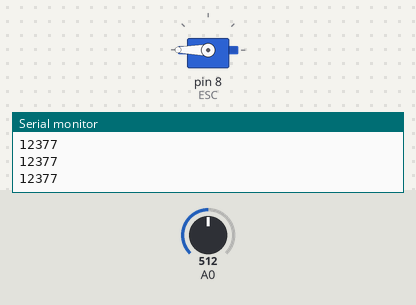
A sketch run on a simulated Arduino Uno, built with avr-gcc and run on an emulated ATmega328P. Shown: servo, the last lines printed to the serial monitor. The inputs (shaded band) are chosen by the test bench; at power-on: A0 = 512.

Above: at 1.2 s.
1.3 s: A0 set to 0
At 2.5 s:
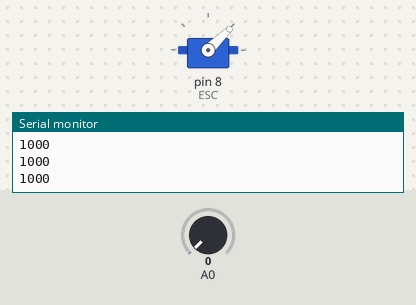
2.8 s: A0 set to 122
At 4.0 s:
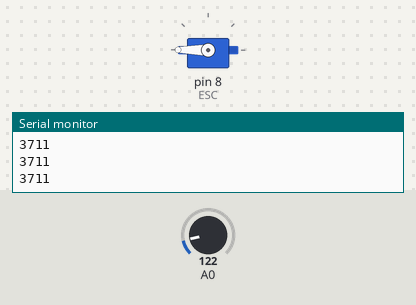
Timing chart, 0 to 5.8 s (numbered marks = the images above; inputs shaded):
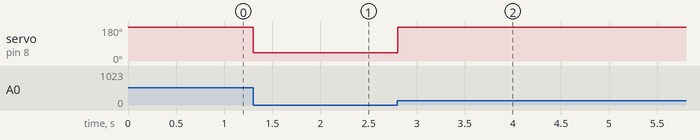

The sketch:

Test.ino
```cpp
#include <Servo.h>

Servo ESC;

void setup(){
  ESC.attach(8);
  ESC.writeMicroseconds(1000);
  Serial.begin(9600);
}

void loop(){
  int val;
  val = analogRead(A0);
  val = map(val, 0, 180, 1000, 5000);
  ESC.writeMicroseconds(val);
  Serial.println(val);
}
```

Measured:
- after the input at 1.3 s, servo on pin 8 (ESC): 180° → 44° at once
- after the input at 2.8 s, servo on pin 8 (ESC): 44° → 180° at once
